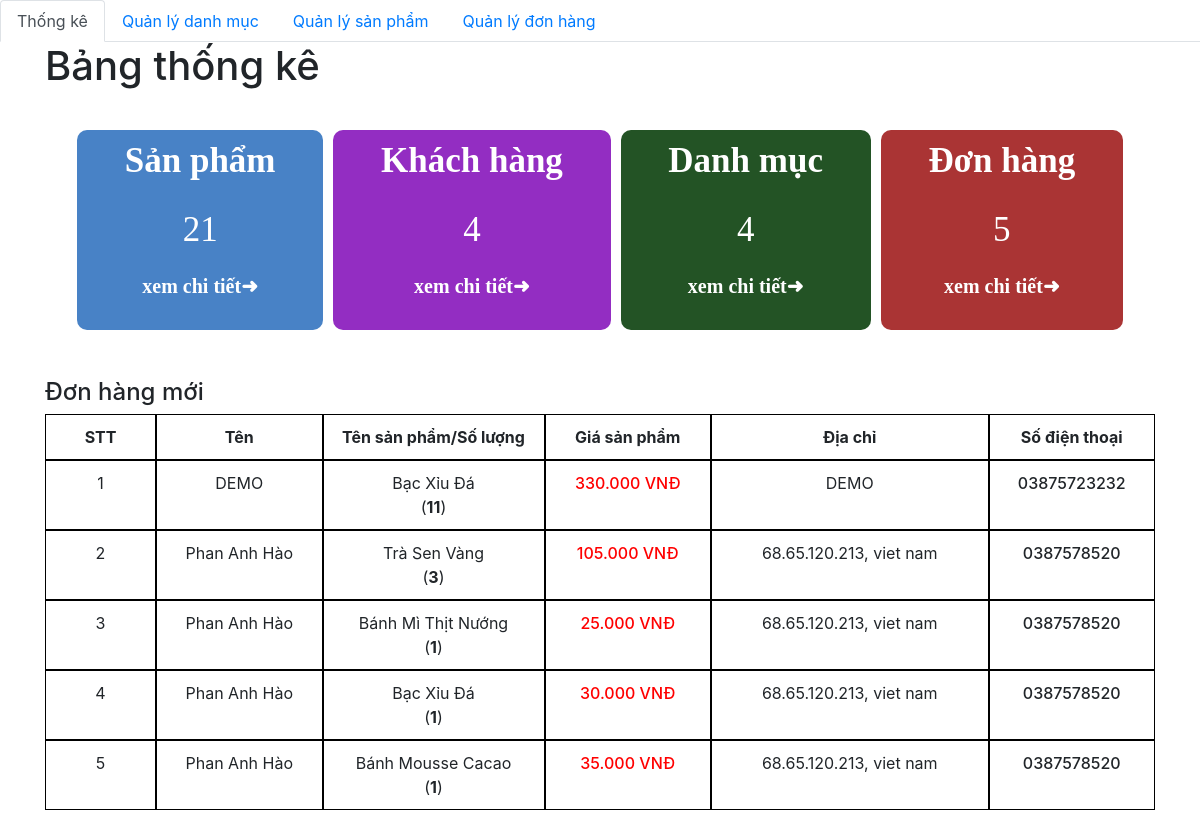
The app's page /admin/index.php with its own data.
### tables this page shows
CREATE TABLE `order_details` (
  `id` int(11) NOT NULL,
  `order_id` int(11) NOT NULL,
  `product_id` int(11) NOT NULL,
  `id_user` int(11) NOT NULL,
  `num` int(11) NOT NULL,
  `price` float NOT NULL,
  `status` varchar(255) NOT NULL
);

CREATE TABLE `orders` (
  `id` int(11) NOT NULL,
  `fullname` varchar(100) NOT NULL,
  `phone_number` varchar(20) NOT NULL,
  `email` varchar(150) NOT NULL,
  `address` varchar(200) NOT NULL,
  `note` varchar(255) DEFAULT NULL,
  `order_date` datetime DEFAULT NULL
);

CREATE TABLE `product` (
  `id` int(11) NOT NULL,
  `title` varchar(200) NOT NULL,
  `price` float NOT NULL,
  `number` float NOT NULL,
  `thumbnail` varchar(500) NOT NULL,
  `content` longtext NOT NULL,
  `id_category` int(11) NOT NULL,
  `created_at` datetime DEFAULT NULL,
  `updated_at` datetime DEFAULT NULL
);

### admin/database/dbhelper.php (called while the page is built, shortened)
<?php
function executeResult($sql)
{
	$con = mysqli_connect(HOST, USERNAME, PASSWORD, DATABASE);
	$result = mysqli_query($con, $sql);
	$data   = [];
	while ($row = mysqli_fetch_array($result, 1)) {
		$data[] = $row;
	}
	return $data;
}

### admin/index.php (the view, shortened to what this page needs)
<?php require_once('database/dbhelper.php'); ?>
<!DOCTYPE html>
<html>
<head>
    <link rel="stylesheet" href="https://maxcdn.bootstrapcdn.com/bootstrap/4.4.1/css/bootstrap.min.css">
    <link href="https://cdn.jsdelivr.net/npm/summernote@0.8.18/dist/summernote.min.css" rel="stylesheet">
    <link rel="stylesheet" href="style.css">
</head>
<body>
    <div id="wrapper">
        <header>
            <ul class="nav nav-tabs">
                <li class="nav-item">
                    <a class="nav-link active" href="category/index.php">Thống kê</a>
                </li>
                <li class="nav-item">
                    <a class="nav-link" href="category/index.php">Quản lý danh mục</a>
                </li>
                <li class="nav-item">
                    <a class="nav-link" href="product/">Quản lý sản phẩm</a>
                </li>
                <li class="nav-item ">
                    <a class="nav-link " href="dashboard.php">Quản lý đơn hàng</a>
                </li>
            </ul>
        </header>
        <div class="container">
            <main>
                <h1>Bảng thống kê</h1>
                <section class="dashboard">
                    <div class="table">
                        <div class="sp">
                            <p>Sản phẩm</p>
                            <?php
                            $sql = "SELECT * FROM `product`";
                            $conn = mysqli_connect(HOST, USERNAME, PASSWORD, DATABASE);
                            $result = mysqli_query($conn, $sql);
                            echo '<span>' . mysqli_num_rows($result) . '</span>';
                            ?>
                            <p><a href="product/">xem chi tiết➜</a></p>
                        </div>
                        <div class="sp kh">
                            <p>Khách hàng</p>
                            <?php
                            $sql = "SELECT * FROM `user`";
                            $conn = mysqli_connect(HOST, USERNAME, PASSWORD, DATABASE);
                            $result = mysqli_query($conn, $sql);
                            echo '<span>' . mysqli_num_rows($result) . '</span>';
                            ?>
                            <p><a href="">xem chi tiết➜</a></p>
                        </div>
                        <div class="sp dm">
                            <p>Danh mục</p>
                            <?php
                            $sql = "SELECT * FROM `category`";
                            $conn = mysqli_connect(HOST, USERNAME, PASSWORD, DATABASE);
                            $result = mysqli_query($conn, $sql);
                            echo '<span>' . mysqli_num_rows($result) . '</span>';
                            ?>
                            <p><a href="category/">xem chi tiết➜</a></p>
                        </div>
                        <div class="sp dh">
                            <p>Đơn hàng</p>
                            <?php
                            $sql = "SELECT * FROM `order_details`";
                            $conn = mysqli_connect(HOST, USERNAME, PASSWORD, DATABASE);
                            $result = mysqli_query($conn, $sql);
                            echo '<span>' . mysqli_num_rows($result) . '</span>';
                            ?>
                            <p><a href="dashboard.php">xem chi tiết➜</a></p>
                        </div>
                    </div>
                </section>
                <section class="new-order">
                    <h4>Đơn hàng mới</h4>
                    <table>
                        <tr class="bold">
                            <td>STT</td>
                            <td>Tên</td>
                            <td>Tên sản phẩm/Số lượng</td>
                            <td>Giá sản phẩm</td>
                            <td>Địa chỉ</td>
                            <td>Số điện thoại</td>
                        </tr>
                        <?php
                            try {
                                if (isset($_GET['page'])) {
                                    $page = $_GET['page'];
                                } else {
                                    $page = 1;
                                }
                                $limit = 10;
                                $start = ($page - 1) * $limit;
                                $sql = "SELECT * from orders, order_details, product
                                where order_details.order_id=orders.id and product.id=order_details.product_id ORDER BY order_date DESC limit $start,$limit ";
                                $order_details_List = executeResult($sql);
                                $count = 0;
                                foreach ($order_details_List as $item) {
                                    echo '
                                        <tr style="text-align: center;">
                                            <td>' . (++$count) . '</td>
                                            <td>' . $item['fullname'] . '</td>
                                            <td>' . $item['title'] . '<br>(<strong>' . $item['num'] . '</strong>)</td>
                                            <td class="b-500 red">' . number_format($item['num'] * $item['price'], 0, ',', '.') . '<span> VNĐ</span></td>
                                            <td>' . $item['address'] . '</td>
                                            <td class="b-500">' . $item['phone_number'] . '</td>
                                        </tr>
                                    ';
                                }
                            } catch (Exception $e) {
                                die("Lỗi thực thi sql: " . $e->getMessage());
                            }
                            ?>
                    </table>
                </section>
            </main>
        </div>
    </div>
</body>
</html>

### admin/style.css (style rules this page uses)
.dashboard .table { padding: 2rem; display: grid; grid-column-gap: 10px; grid-template-columns: auto auto auto auto; }
.dashboard .table .sp { color: white; background-color: #4882c6; padding: 5px; border-radius: 10px; text-align: center; }
.dashboard .table .kh { background-color: #932dc2; }
.dashboard .table .dm { background-color: rgb(35, 83, 37); }
.dashboard .table .dh { background-color: rgb(170, 52, 52); }
.dashboard .table .sp>p { font-size: 35px; text-align: center; font-weight: bold; font-family: "Bebas Neue", cursive; }
.dashboard .table .sp span { text-align: center; font-size: 35px; padding: 2rem 0; font-family: "Bebas Neue", cursive; }
.dashboard .table .sp p>a { text-decoration: none; color: white; font-size: 20px; transition: all 0.3s; }
table { width: 100%; }
table tr { text-align: center; width: 100%; display: grid; grid-template-columns: 10% 15% 20% 15% 25% 15% ; }
table tr.bold { font-weight: bold; }
table tr td { padding: 10px 0; border: 1px solid black; }

### admin/index.php (style rules this page uses)
#wrapper { padding-bottom: 5rem; }
.b-500 { font-weight: 500; }
.red { color: red; }

### records on screen
order_details: order.fullname "DEMO", product.title "Bạc Xỉu Đá", num "11", $item['num']*$item['price'] "330.000", order.address "DEMO", order.phone_number "03875723232"
order_details: order.fullname "Phan Anh Hào", product.title "Trà Sen Vàng", num "3", $item['num']*$item['price'] "105.000", order.address "68.65.120.213, viet nam", order.phone_number "0387578520"
order_details: order.fullname "Phan Anh Hào", product.title "Bánh Mì Thịt Nướng", num "1", $item['num']*$item['price'] "25.000", order.address "68.65.120.213, viet nam", order.phone_number "0387578520"
order_details: order.fullname "Phan Anh Hào", product.title "Bạc Xỉu Đá", num "1", $item['num']*$item['price'] "30.000", order.address "68.65.120.213, viet nam", order.phone_number "0387578520"
order_details: order.fullname "Phan Anh Hào", product.title "Bánh Mousse Cacao", num "1", $item['num']*$item['price'] "35.000", order.address "68.65.120.213, viet nam", order.phone_number "0387578520"

### other values on screen
mysqli_num_rows($result) "21"
mysqli_num_rows($result) "4"
mysqli_num_rows($result) "5"
